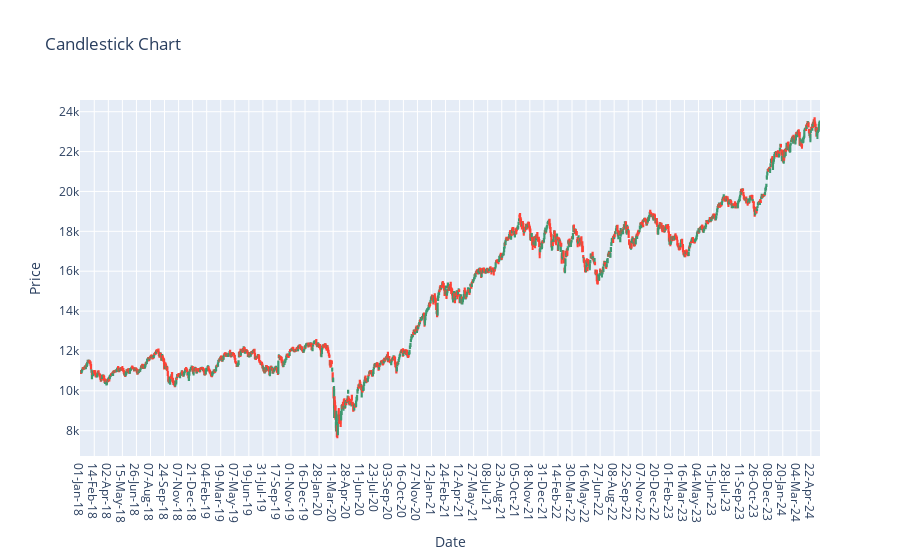

Notebook code for this chart:
### Code cell
# Create the candlestick chart
fig = go.Figure(data=[go.Candlestick(
    x=df['Date'],
    open=df['Open'],
    high=df['High'],
    low=df['Low'],
    close=df['Close']
)])

# Update layout for better visualization
fig.update_layout(
    title='Candlestick Chart',
    xaxis_title='Date',
    yaxis_title='Price',
    xaxis_rangeslider_visible=False
)

# Show the figure
fig.show()

### Figure 1 — Plotly figure (JSON) as saved in the notebook; plotly's stock layout.template omitted (floating-point values rounded to 4 significant figures; data arrays with more than 128 entries replaced by an {"elided": "..."} marker saying what was removed)
{"data": [{"close": {"elided": "1580 float values"}, "high": {"elided": "1580 float values"}, "low": {"elided": "1580 float values"}, "open": {"elided": "1580 float values"}, "type": "candlestick", "x": {"elided": "1580 str values"}}], "layout": {"title": {"text": "Candlestick Chart"}, "xaxis": {"rangeslider": {"visible": false}, "title": {"text": "Date"}}, "yaxis": {"title": {"text": "Price"}}}}
